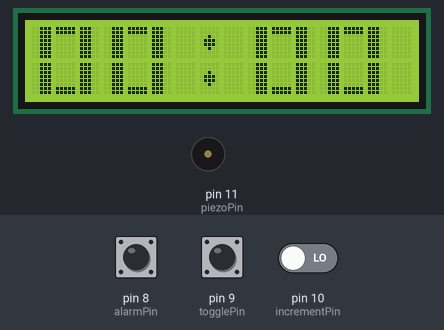
Bench run of a sketch on a simulated Arduino Uno, built with avr-gcc and run on an emulated ATmega328P. Parts: 16×2 character LCD, buzzer (waves = sounding). The test bench sets the inputs (shaded band); at power-on: pin 9 (togglePin) LOW, pin 8 (alarmPin) LOW, pin 10 (incrementPin) LOW.

Above: at 1.3 s.
1.4 s: pin 9 (togglePin) pulsed HIGH 5 times (0.12 s each, 0.3 s apart)
At 3.1 s:
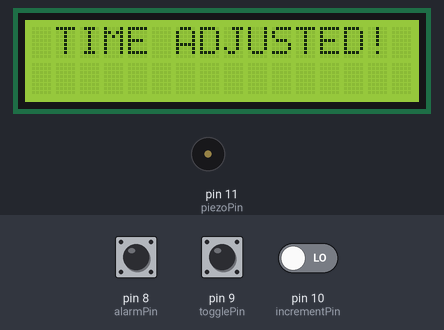
4.8 s: pin 8 (alarmPin) pulsed HIGH 2 times (0.12 s each, 0.3 s apart)
At 6.11 s:
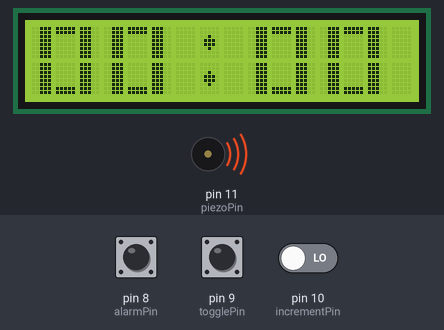
7.7 s: pin 8 (alarmPin) driven HIGH
At 7.7 s:
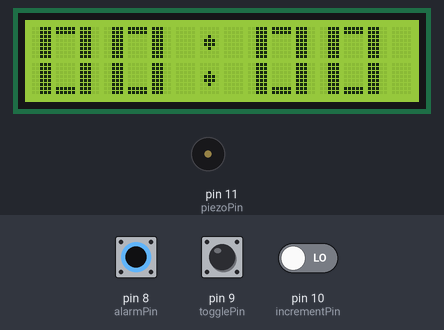
Timing chart, 0 to 10.7 s (numbered marks = the images above; inputs shaded):
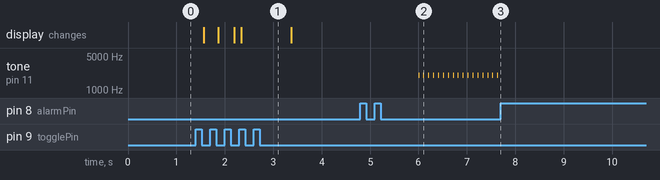

The sketch:

AlarmClockCode.ino
```cpp
#include <LCD_I2C.h>
// Include the LCD_I2C library to interface with the LCD using I2C communication
// See "LCD_I2C.h" documentation

#define BUTTON_PRESSED HIGH
#define LCD_COLUMNS 16
#define LCD_ROWS 2
#define DEBOUNCE_DELAY 125
#define MESSAGE_DELAY 1000
#define TONE_DELAY 100
// The compiler will replace references to these constants with the defined value at compile time

const int alarmPin = 8;
const int togglePin = 9;
const int incrementPin = 10;
const int piezoPin = 11;
// Define pin numbers for alarm control, mode toggle, minute/hour increment, and piezo buzzer

const long millisInMin = 60000;
const int minInHrs = 60;
const int hrsInDay = 24;
// Define time conversion constants: milliseconds in a minute, minutes in an hour, hours in a day

const byte lineR[8] = {
  B00111,
  B00111,
  B00111,
  B00111,
  B00111,
  B00111,
  B00111,
  B00111
};

const byte lineL[8] = {
  B11100,
  B11100,
  B11100,
  B11100,
  B11100,
  B11100,
  B11100,
  B11100
};

const byte lineU[8] = {
  B11111,
  B11111,
  B00000,
  B00000,
  B00000,
  B00000,
  B00000,
  B00000
};

const byte lineD[8] = {
  B00000,
  B00000,
  B00000,
  B00000,
  B00000,
  B00000,
  B11111,
  B11111
};

const byte lineM[8] = {
  B11111,
  B11111,
  B00000,
  B00000,
  B00000,
  B00000,
  B11111,
  B11111
};

const byte dot[8] = {
  B00000,
  B00000,
  B00100,
  B01110,
  B01110,
  B00100,
  B00000,
  B00000
};

const byte alarm[8] = {
  B00000,
  B01110,
  B10101,
  B10111,
  B10001,
  B01110,
  B00000,
  B00000
};

const byte null[8] = {
  B00000,
  B00000,
  B00000,
  B00000,
  B00000,
  B00000,
  B00000,
  B00000
};
// Custom characters for seven segment display lcd
// Note: Each number in the byte array represents a single pixel on the LCD, allowing us to design custom segments

enum modes { NORMAL_MODE, // The different setting modes offered by the UI
             SETTING_HRS,
             SETTING_MIN,
             CONFIRM };

modes settingMode = NORMAL_MODE;  // // Initialize the mode to NORMAL_MODE, which displays the current time

unsigned long previousTime = 0; // Global variable to keep track of the last time update used in the loop function

int min, hrs; // Variables to store current minutes and hours
int alarmMin, alarmHr, settingMin, settingHr; // Variables for alarm and settings

bool alarmOn = false; // Flag to indicate if the alarm is on

LCD_I2C lcd(0x27, LCD_COLUMNS, LCD_ROWS); // // Create an LCD object with the I2C address 0x27 and specified dimensions

void setup() {
  Serial.begin(9600); // Initialize serial communication for debugging

  lcd.begin(); // Initialize the LCD
  lcd.backlight(); // Turn on the backlight
  lcd.leftToRight(); // Set text direction to left-to-right
  lcd.setCursor(0, 0); // Set cursor to the top-left corner

  lcd.createChar(0, lineR);
  lcd.createChar(1, lineL);
  lcd.createChar(2, lineU);
  lcd.createChar(3, lineD);
  lcd.createChar(4, lineM);
  lcd.createChar(5, dot);
  lcd.createChar(6, alarm);
  lcd.createChar(7, null);
  // load the custom characters

  pinMode(togglePin, INPUT);
  pinMode(incrementPin, INPUT);
  pinMode(alarmPin, INPUT);
  // define the input pins for the clock's buttons

  alarmMin, alarmHr = 0;
  settingMin, settingHr = 0;
  // Initialize alarm and setting times to 0

  lcdWrite(0, 0); // Display the initial time on the LCD
}

void loop() {

  unsigned long timeElapsed = millis() - previousTime;
  // Calculate the time elapsed since the last update

  if (timeElapsed >= millisInMin) {
    previousTime = millis();
    min++;

    if (min >= minInHrs) {
      hrs++;
      min = 0;

      if (hrs >= hrsInDay) {
        hrs = 0;
      }
    }
    if (settingMode == NORMAL_MODE) {
      lcdWrite(min, hrs); // Print the current time
    }
  }
  settings(); // Handle time and alarm settings
  alarmFunctions(); // Check and trigger alarm if necessary

  /*
  The millis() function returns the number of milliseconds since the Arduino board began running the current program.
  It wraps around every ~49.7 days. To handle this, we calculate the time elapsed based on the difference between the current
  and previous millis() values.
  */
}

void lcdWrite(int minutes, int hours) {

  char buffer[8]; // character array

  sprintf(buffer, "%02d:%02d", hours, minutes);
  // Covert the current minutes and hours into a zero padded string of format "hh:mm" andd store in buffer
  lcd.clear(); // Clear the LCD display

  for (int i = 0; i <= 6; i++) {

    switch (buffer[i]) {
      case '0':
        digitPrint(i, 0, 3, 1, 0, 2, 1);
        break;

      case '1':
        digitPrint(i, 7, 0, 1, 7, 0, 1);
        break;

      case '2':
        digitPrint(i, 0, 3, 3, 2, 4, 1);
        break;

      case '3':
        digitPrint(i, 3, 3, 1, 2, 4, 1);
        break;

      case '4':
        digitPrint(i, 7, 7, 1, 0, 3, 1);
        break;

      case '5':
        digitPrint(i, 3, 3, 1, 0, 4, 2);
        break;

      case '6':
        digitPrint(i, 0, 4, 1, 0, 2, 7);
        break;

      case '7':
        digitPrint(i, 7, 7, 1, 2, 2, 1);
        break;

      case '8':
        digitPrint(i, 0, 3, 1, 0, 4, 1);
        break;

      case '9':
        digitPrint(i, 7, 7, 1, 0, 4, 1);
        break;

      case ':':
        digitPrint(i, 7, 5, 7, 7, 5, 7);
        break;
    }
  }
  // Iterate through the char array and print the custom character each element corresponds to on the LCD.
}

void digitPrint(int i, int seg1, int seg2, int seg3, int seg4, int seg5, int seg6) {

  const int digitSize = 3; // Size of each digit on the LCD (3 columns)

  lcd.setCursor(i * digitSize, 1);  // Set cursor position for the top row of the digit
  lcd.write(seg1);
  lcd.write(seg2);
  lcd.write(seg3);

  lcd.setCursor(i * digitSize, 0);  // Set cursor position for the bottom row of the digit
  lcd.write(seg4);
  lcd.write(seg5);
  lcd.write(seg6);
  // Print the segments of the given symbols.
}


void settings() {

  if (digitalRead(togglePin) == BUTTON_PRESSED) {
    while (digitalRead(togglePin) == BUTTON_PRESSED)
      ; // Wait for button release

    settingMode = static_cast<modes>(settingMode + 1); // Switch to the next setting mode
    lcdWrite(settingMin, settingHr);

    if (settingMode > CONFIRM) {  // Return to NORMAL_MODE if beyond CONFIRM
      settingMode = NORMAL_MODE;
    }
  }

  if (settingMode != NORMAL_MODE) {

    if (settingMode == SETTING_HRS) {
      lcd.setCursor(6, 0);
      lcd.print('<'); // Indicate hour setting

      if (digitalRead(incrementPin) == BUTTON_PRESSED) {
        delay(DEBOUNCE_DELAY); // Play a short tone to indicate button press
        settingHr++; // Wait for debounce period

        if (settingHr >= hrsInDay) {
          settingHr = 0; // Wrap around to 0 if hours exceed 24
        }
        lcdWrite(settingMin, settingHr);
      }
    }

    else if (settingMode == SETTING_MIN) {
      lcd.setCursor(15, 0);
      lcd.print('<'); // Indicate hour setting

      if (digitalRead(incrementPin) == BUTTON_PRESSED) {
        tone(piezoPin, 3000, 20);
        delay(DEBOUNCE_DELAY);
        settingMin++; // Wrap around to 0 if minutes exceed 60

        if (settingMin >= minInHrs) {
          settingMin = 0;
        }
        lcdWrite(settingMin, settingHr); // Update LCD with new settings
      }
    }

    else if (settingMode == CONFIRM) {
      // Confirmation mode where user can finalize or cancel settings
      lcd.clear();
      lcd.print("CONFIRM AS:    ");
      lcd.setCursor(0, 1);
      lcd.println("-ALARM -TIME -EX");

      while (1) {
        // wait for user input
        if (digitalRead(togglePin) == BUTTON_PRESSED) {
          // Confirm and set the time
          hrs = settingHr;
          min = settingMin;

          settingMode = NORMAL_MODE; // Return to normal mode

          lcd.clear();
          lcd.print(" TIME ADJUSTED!"); // Display message for a short period
          delay(MESSAGE_DELAY);
          lcdWrite(min, hrs); // Update LCD with the new time
          break;
        }

        else if (digitalRead(alarmPin) == BUTTON_PRESSED) {
          // Set the alarm
          alarmHr = settingHr;
          alarmMin = settingMin;
          settingMode = NORMAL_MODE; // Return to normal mode

          lcd.clear();
          lcd.print("   ALARM SET!"); // display message as before
          delay(MESSAGE_DELAY);
          lcdWrite(min, hrs);
          break;
        }

        else if (digitalRead(incrementPin) == BUTTON_PRESSED) {
          settingMode = NORMAL_MODE;
           // Cancel the setting

          lcd.clear();
          lcd.print("   CANCELLED!  "); // display message as before
          delay(MESSAGE_DELAY);
          lcdWrite(min, hrs);
          break;
        }
        delay(DEBOUNCE_DELAY); // Debounce delay for the button to avoid double presses
      }
    }
  } else {
    // If not in setting mode, update the settings with current time, ready to be adjusted if need be
    settingHr = hrs;
    settingMin = min;
  }
}

void alarmFunctions() {

  if (digitalRead(alarmPin) == BUTTON_PRESSED && settingMode == NORMAL_MODE) {
    while (digitalRead(alarmPin) == BUTTON_PRESSED)
      ; // Wait for button release
    alarmOn = !alarmOn; // Toggle alarm state

    if (alarmOn == true) {
      lcdWrite(alarmMin, alarmHr); // Display alarm time
      delay(MESSAGE_DELAY);
      lcdWrite(min, hrs);
    }
  }

  if (alarmOn == true && settingMode == NORMAL_MODE) {
    // Indicate if the alarm is active
    lcd.setCursor(16, 2);
    lcd.write(6); // Display custom alarm character
  }

  else {
    lcd.setCursor(16, 2);
    lcd.write(" "); // Clear alarm indicator if alarm is off
  }

  if (alarmMin == min && alarmHr == hrs && alarmOn == true && settingMode == NORMAL_MODE) {
     // Trigger the alarm if the current time matches the alarm time
    tone(piezoPin, 2000, 20); // Play alarm tone
    delay(TONE_DELAY); // Wait for tone duration
  }
}
```

Measured:
- after the input at 1.4 s, the display: first changes after 0.16 s (image 1 shows a later state)
- after the input at 4.8 s, tone on pin 11 (piezoPin): alternates 2000 Hz for 0.02 s and silent for 0.08 s, starting after 1.2 s
- after the input at 7.7 s, tone on pin 11 (piezoPin): stops changing and stays silent
